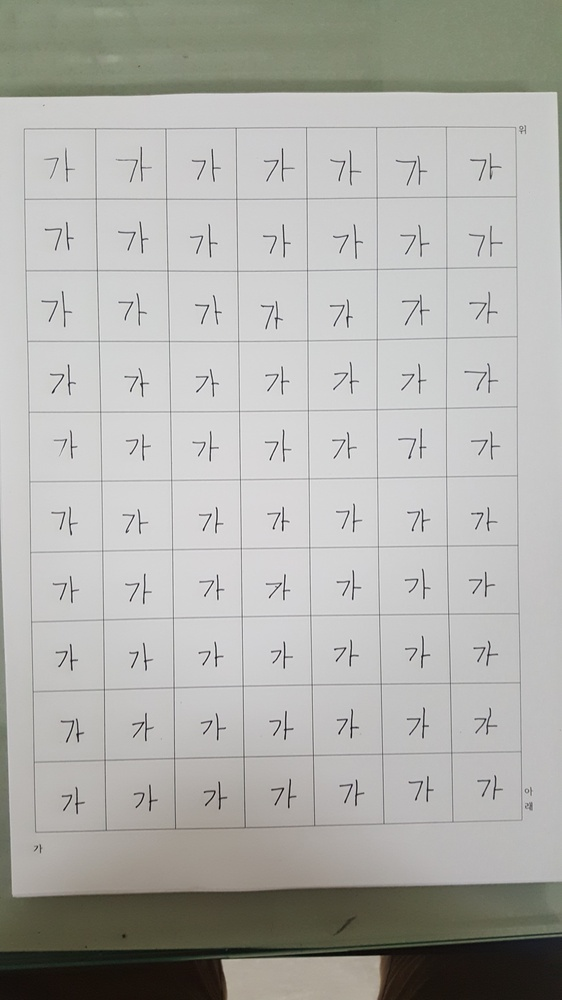
#> input picture python_archive/opencv_py/ga.jpg, 562 x 1000 px, shrunk from 1836 x 3264 before the run
$ python opencvTest.py
#> lines starting #> are read from the running program, lines starting #| are printed output that depends on the picture; after the words box and inside, x2 and y2 are one past the last pixel; in counts of white or black regions, pixels touching at a corner belong together
import cv2
import numpy as np

def main():
    im = cv2.imread('ga.jpg')
#> im is the input picture: shape (1000, 562, 3); mean B, G, R 171.9, 176.2, 176.2
    #edge = cv2.imread('edge.png', 0)
    edge = cv2.Canny(im, 100, 200, apertureSize=3)
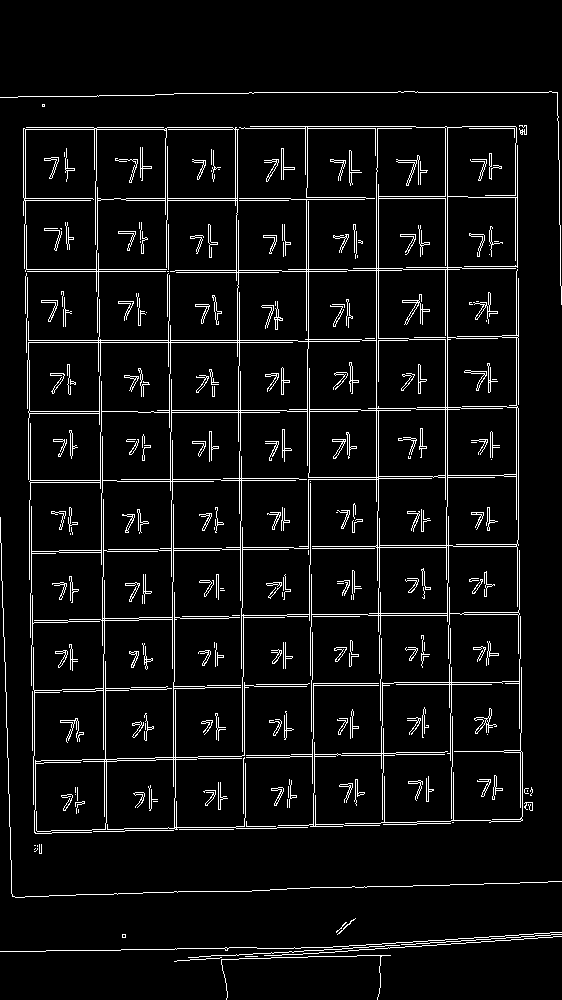
#> edge: shape (1000, 562); 5.8% white in thin lines or dots
    lines = cv2.HoughLines(edge, 1, np.pi/180, 140)
#> lines = 93 rows, first 8: [-162, 3.12], [447, 0], [-22, 3.12], [-20, 3.12], [445, 0], [-92, 3.12], [378, 0], [-232, 3.12]
    for rho, theta in lines[0]:
        a = np.cos(theta)
        b = np.sin(theta)
        x0 = a*rho
        y0 = b*rho
        x1 = int(x0 + 1000*(-b))
        y1 = int(y0 + 1000*(a))
        x2 = int(x0 - 1000*(-b))
        y2 = int(y0 - 1000*(a))
        cv2.line(im, (x1, y1), (x2, y2), (0, 0, 255), 2)
#> this loop made 1 pass
#> (rho, theta, a, b, x0, y0, x1, y1) on pass 1: (-162, 3.12, -1, 0.0175, 162, -2.83, 144, -1002)
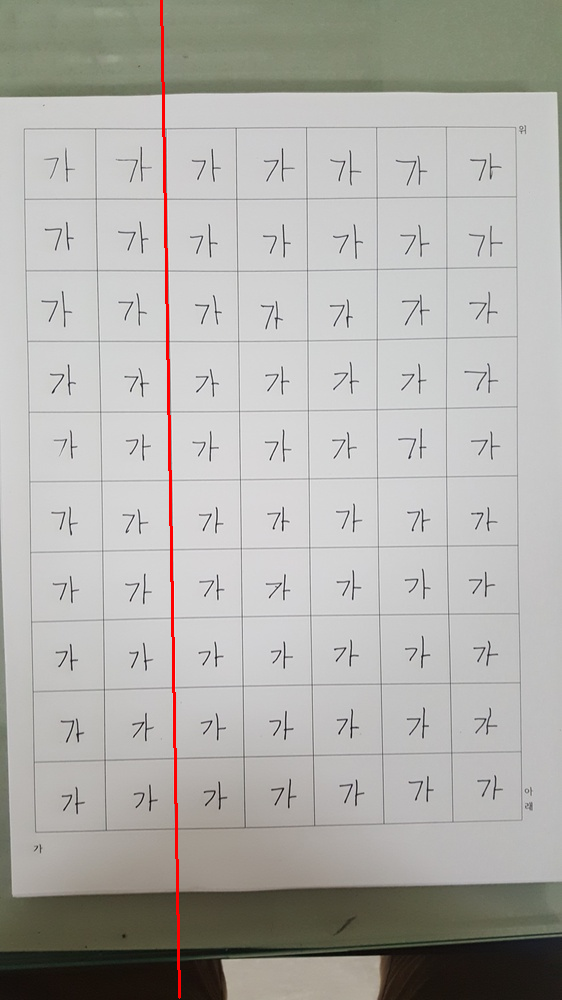
#> im: shape (1000, 562, 3); 0.53% of pixels changed, all inside (x1, y1, x2, y2) = (160, 0, 181, 999)
        # TODO: filter the lines by color and line distance

    cv2.imshow('image', im)
    cv2.imshow('edge', edge)
    cv2.waitKey(0)
    cv2.destroyAllWindows()

if __name__ == '__main__':
    main()

$ run again, with python_archive/opencv_py/na.jpg copied over python_archive/opencv_py/ga.jpg
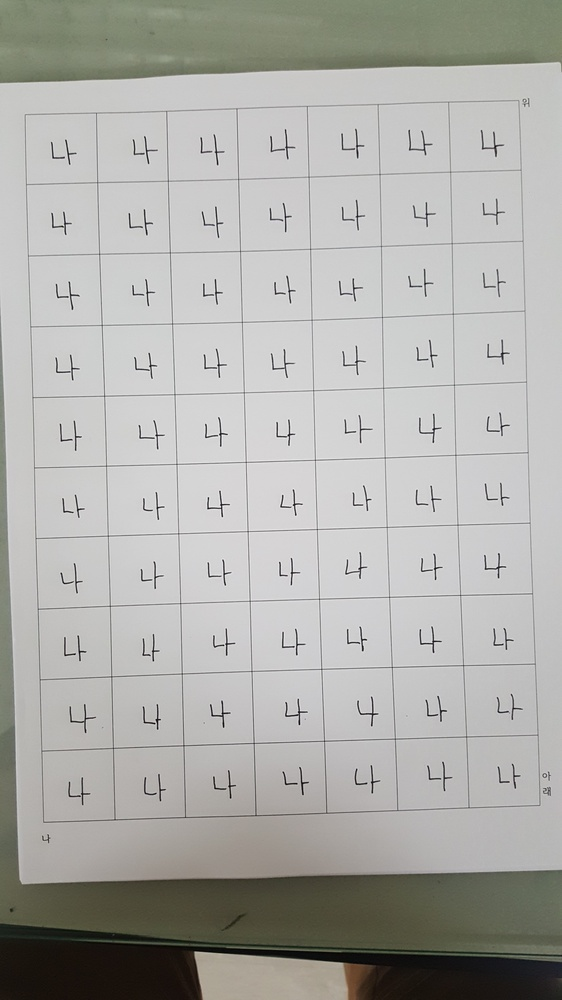
#> input picture python_archive/opencv_py/na.jpg, 562 x 1000 px, shrunk from 1836 x 3264 before the run
#> in main, im is the input picture: shape (1000, 562, 3); mean B, G, R 170.2, 174, 174.2
#> in main, `edge = cv2.Canny(im, 100, 200, apertureSize=3)`:
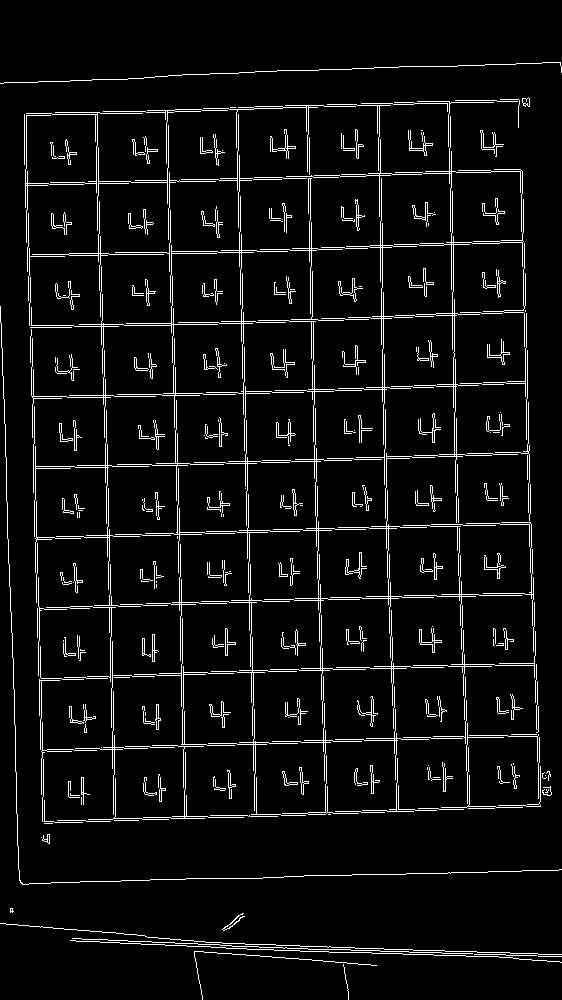
#> edge: shape (1000, 562); 5.7% white in thin lines or dots
#> lines = 78 rows, first 8: [-299, 3.11], [-512, 3.11], [11, 3.11], [258, 1.54], [-448, 3.12], [186, 1.54], [-160, 3.11], [824, 1.54]
#> the loop in main, `for rho, theta in lines[0]:` made 1 pass
#> (rho, theta, a, b, x0, y0, x1, y1) on pass 1: (-299, 3.11, -0.999, 0.0349, 298.8, -10.43, 263, -1009)
#> after the loop in main, `for rho, theta in lines[0]:`:
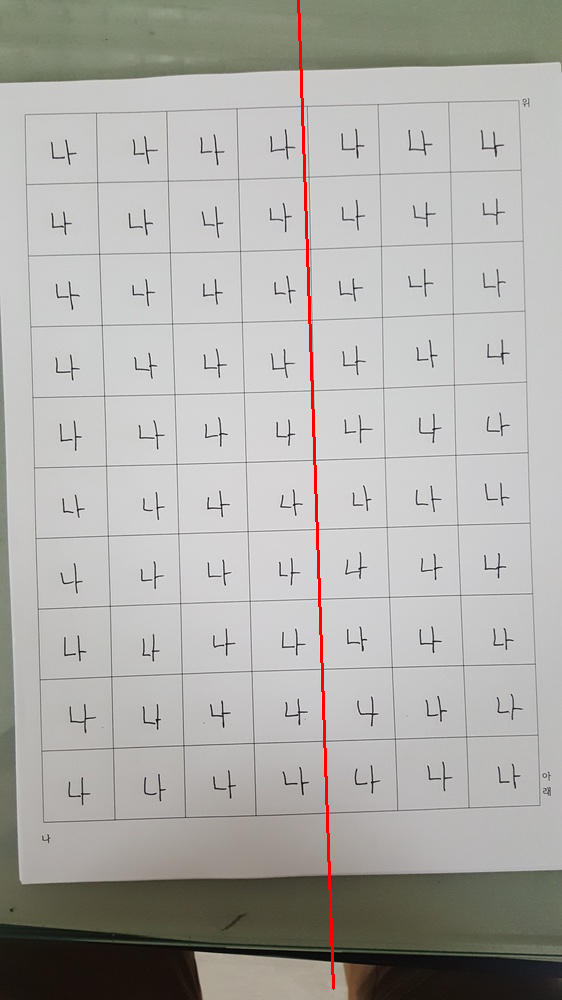
#> im: shape (1000, 562, 3); 0.53% of pixels changed, all inside (x1, y1, x2, y2) = (297, 0, 335, 990)

$ run again, with python_archive/opencv_py/chess.png saved as python_archive/opencv_py/ga.jpg
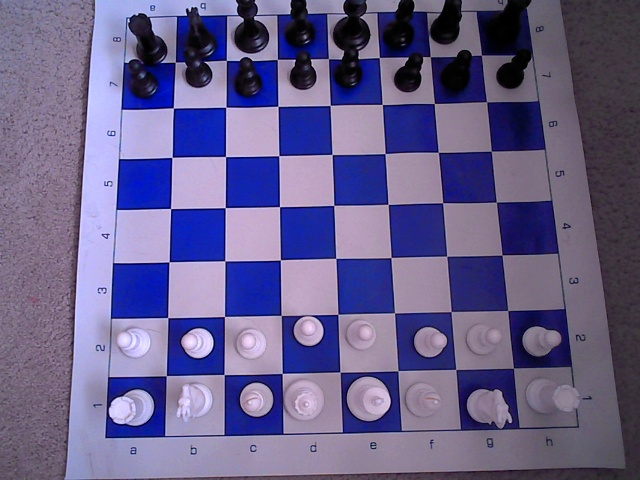
#> input picture python_archive/opencv_py/chess.png, 640 x 480 px
#> in main, im is the input picture: shape (480, 640, 3); mean B, G, R 138.5, 95.2, 102.6
#> in main, `edge = cv2.Canny(im, 100, 200, apertureSize=3)`:
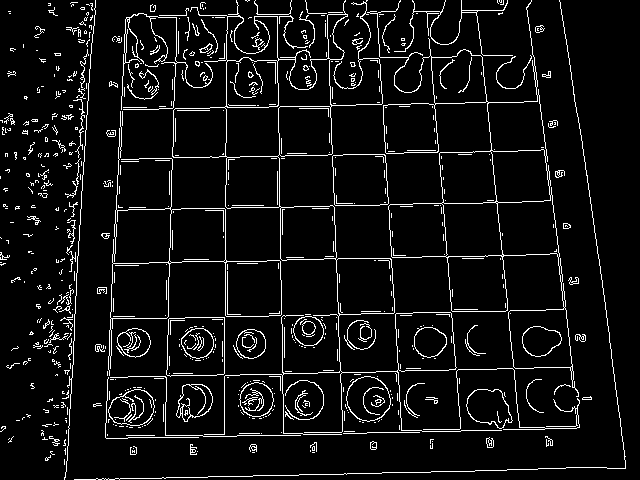
#> edge: shape (480, 640); 6.7% white in thin lines or dots
#> lines = 28 rows, first 8: [-276, 3.12], [111, 1.55], [211, 1.55], [91, 0.0524], [320, 1.55], [126, 0.0524], [264, 1.55], [438, 1.55]
#> the loop in main, `for rho, theta in lines[0]:` made 1 pass
#> (rho, theta, a, b, x0, y0, x1, y1) on pass 1: (-276, 3.12, -1, 0.0175, 276, -4.82, 258, -1004)
#> after the loop in main, `for rho, theta in lines[0]:`:
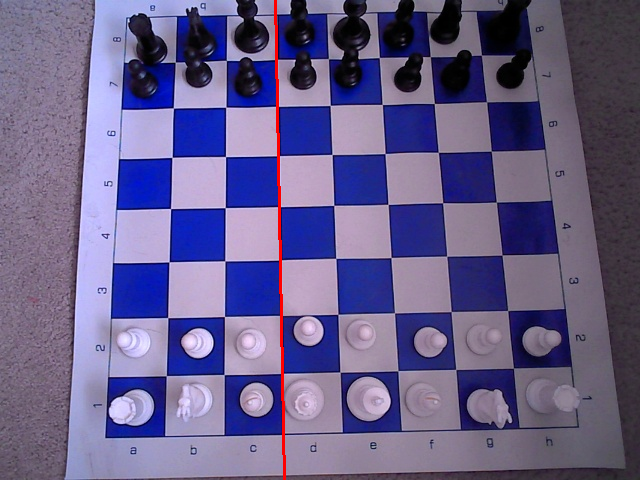
#> im: shape (480, 640, 3); 0.47% of pixels changed, all inside (x1, y1, x2, y2) = (274, 0, 286, 480)
